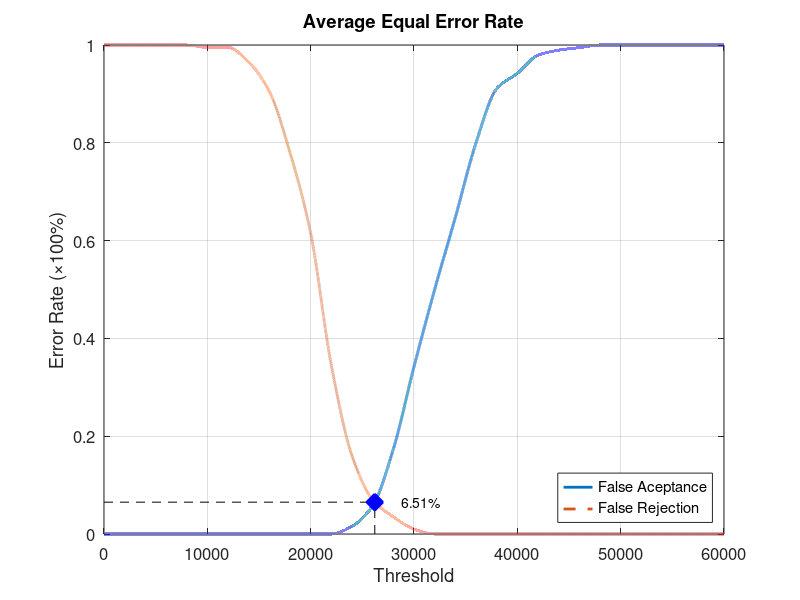
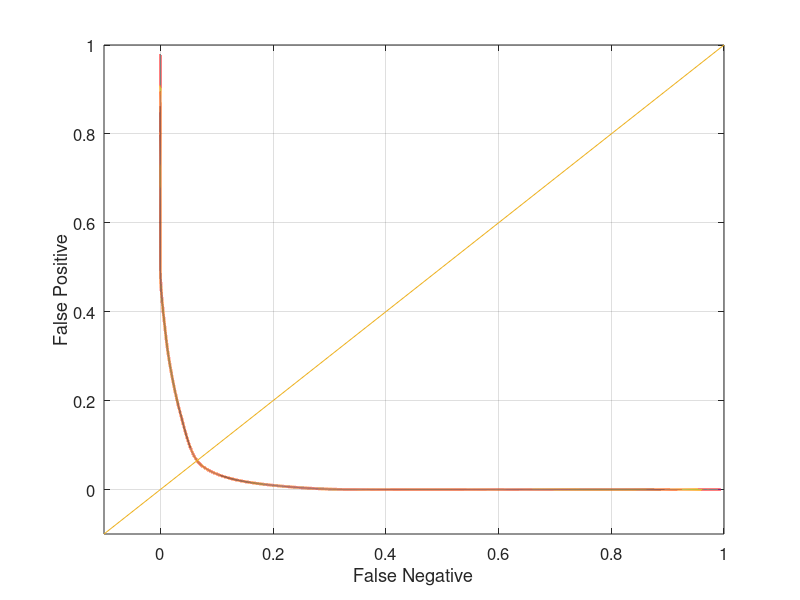

Here is the MATLAB script that generated these plots, in order:
function yEER = Database1_3
close all;
clear;
clc;
x = 0:2000:60000;
xq = 0:0.5:60000;

y0 = [0 0 0 0 0 0 0 0 0 0 0 0 0.0157895 0.0578947 0.173684 0.342105 0.5 0.647368 0.8 0.910526 0.942105 0.978947 0.989474 0.994737 1 1 1 1 1 1 1];
yy0 = interp1(x, y0, xq, 'pchip');
y1 = [1 1 1 1 1 0.995 0.995 0.965 0.905 0.78 0.615 0.345 0.16 0.07 0.035 0.01 0 0 0 0 0 0 0 0 0 0 0 0 0 0 0];
yy1 = interp1(x, y1, xq, 'pchip');

% Calculating EER: 
y2 = abs(y0 - y1);
find(y2 == min(y2))
yy2 = abs(yy0 - yy1);
xEER = find(yy2 == min(yy2));
xEERIndex = xq(xEER) % X-axis EER
yEER = yy0(xEER) % Y-axis EER

main = figure
plot(xq, yy0,'-','LineWidth', 2);	hold on
plot(xq, yy1,'--','LineWidth', 2);	hold on
plot([xEERIndex xEERIndex], [0 yEER], 'k--');	hold on
plot([0 xEERIndex], [yEER yEER], 'k--');	hold on
plot(xEERIndex, yEER, 'bx', 'LineWidth', 10);	hold on
text(xEERIndex + 10 * xEERIndex / 100, yEER, [num2str(round((10000 * yEER)) / 100) '%'])
legend('False Aceptance', 'False Rejection', 'Location', 'SouthEast')
xlabel('Threshold')
ylabel('Error Rate (\times100%)')
title('Average Equal Error Rate')
set(gca, 'FontSize', 12)
axis([0 60000 0 1])
grid on

print(main, 'Database1_3Main', '-dpng');
FNRxFPR = figure('Color', [1 1 1]);
plot(yy1, yy0, '-', yy1, yy0, 'LineWidth', 2);
hold on
y = -0.1:0.1:1
plot(y, y); 
set(gca, 'FontSize', 12)
xlabel('False Negative')
ylabel('False Positive')
axis([-0.1 1 -0.1 1])
set(gca, 'FontSize', 12)
grid on

print(FNRxFPR, 'Database1_3FNRxFPR','-dpng');
end
